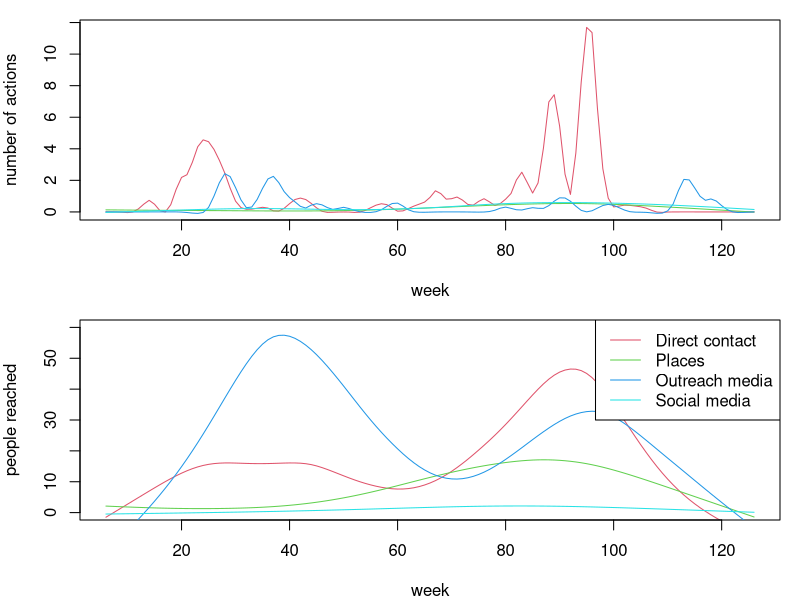
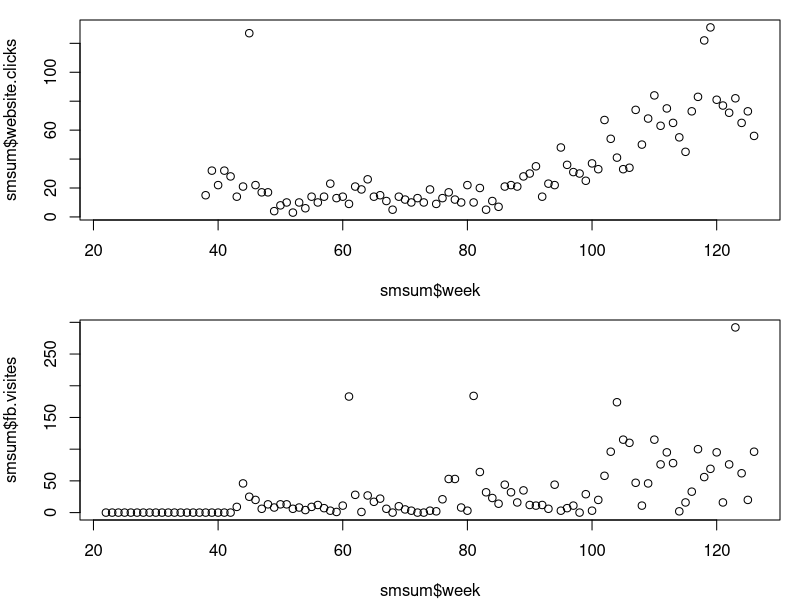
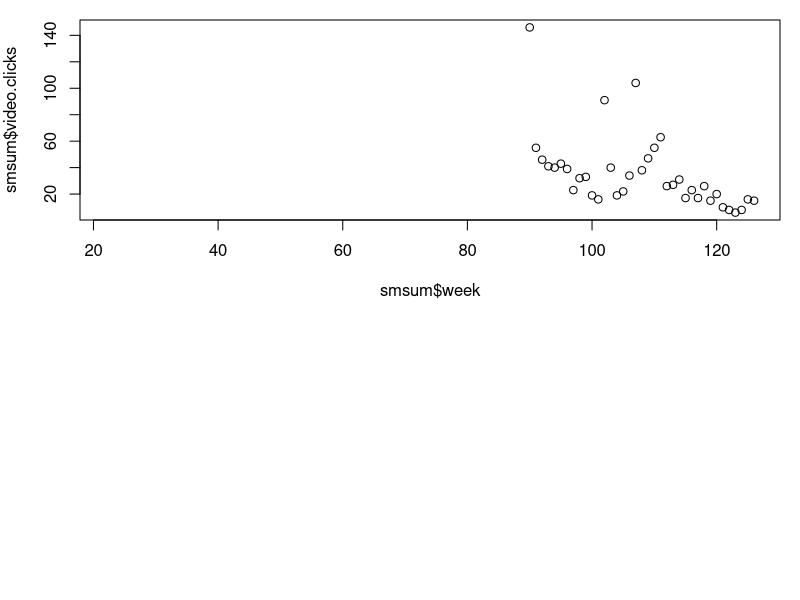
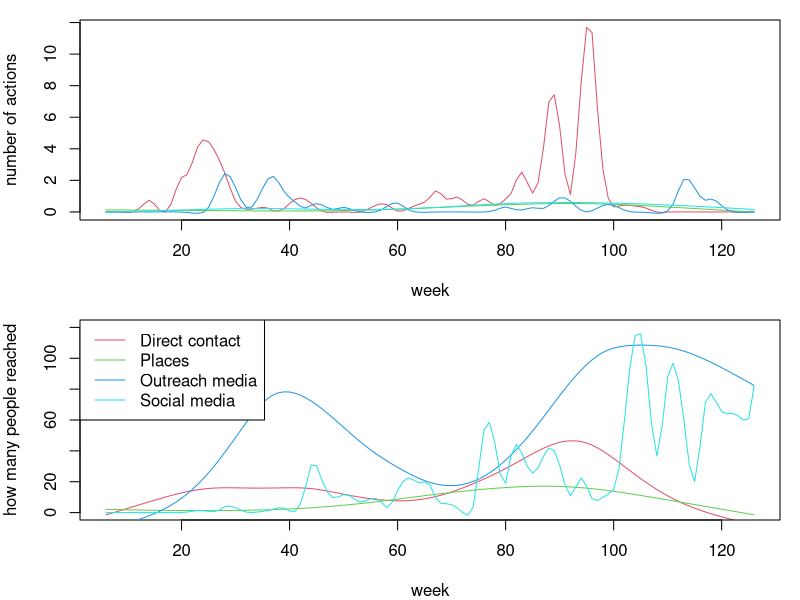
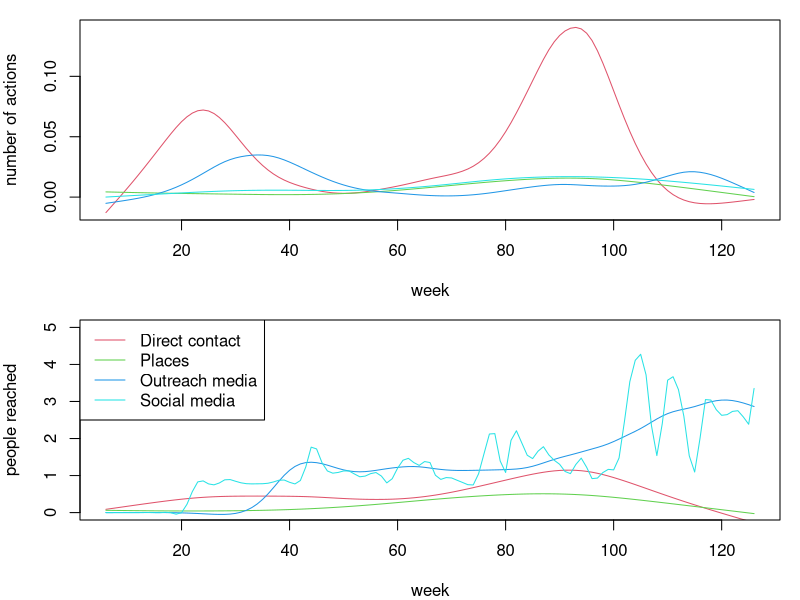
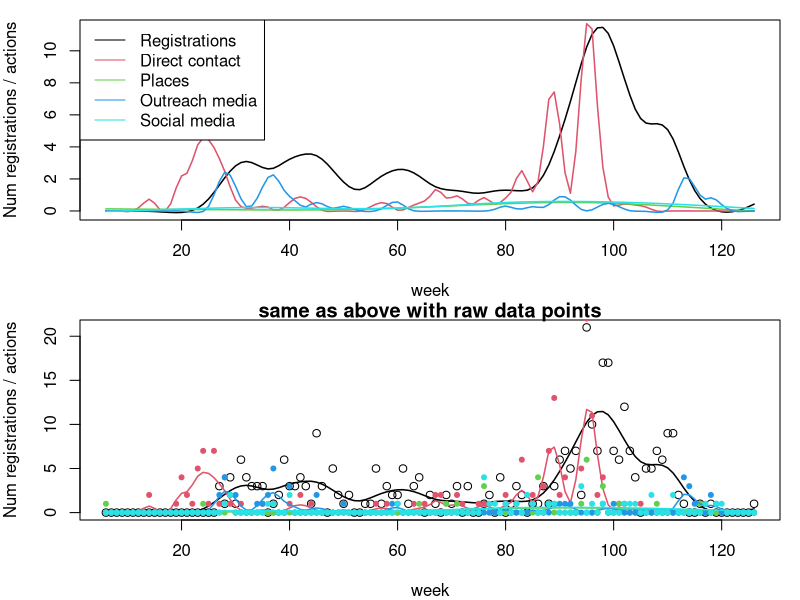

Recreate these plots in R, in order.
library(lubridate)
library(plyr)

## import timeline of actions data
## #####################################
dat <- read.csv("recruitement_actions.csv", head=T, sep=",")
dat$date <- ISOdate(dat$Year, dat$Month, dat$Day)
dat$year <- year(dat$date)
dat$month <- month(dat$date)

dat$action.type <- unlist(lapply(strsplit(dat$Recruit_code, "_"), function(a) a[[1]]))
dat$action.sub.type <- unlist(lapply(strsplit(dat$Recruit_code, "_"), function(a) a[[2]]))

## number of people reached with actions
aggregate(dat$People_reached, list(dat$action.type), sum, na.rm=T)

## remove actions that targeted scientists
dat <- subset(dat, Target_public!="scientists")

## ## remove website and FB actions and replace by website statistics
dat$People_reached[grep("book", dat$Item_title)] <- NA  ## Facebook
dat$People_reached[dat$Item_type=="website"] <- NA
dat$People_reached[dat$Item_type=="video"] <- NA
aggregate(dat$People_reached, list(dat$action.type), sum, na.rm=T)

## expand timeline of actions data to all countries at all dates
## ###############################################################
partic <- read.csv("partic_anonym.csv")
partic$date.end <- as.Date(partic$date.end)
partic$date.start <- as.Date(partic$date.start)

country.list <- sort(c(unique(c(partic$country, dat$Target_country)), "Finland", "Sweden", "Greece", "Europe"))
start.date <- as.Date(min(c(partic$date.end, dat$date)))
end.date <- max(as.Date(partic$date.end))
all.dates <- seq(start.date, end.date, by = '1 day')

dat.base <- expand.grid(all.dates, country.list)
names(dat.base) <- c("date", "country")

names(dat)[2] <- "country"

all <- merge(dat.base, dat, by=c("date", "country"), all=T, sort=T)
all$country <- as.character(all$country)
all <- all[order(all$date), ]

all$year <- year(all$date)
all$week <- week(all$date)
all$week[all$year==2023] <- all$week[all$year==2023]+52
all$week[all$year==2024] <- all$week[all$year==2024]+104

## summarize data by week for all countries together
## ##################################################
datsum.all <- ddply(all, .(week), summarize,
                    ## social media
                    num.SM=sum(action.type=="SM", na.rm=T),
                    pr.SM=sum(People_reached[action.type=="SM"], na.rm=T),
                    ## outreach (mainly magazine article)
                    num.OR=sum(action.type=="OR", na.rm=T),
                    pr.OR=sum(People_reached[action.type=="OR"], na.rm=T),
                    ## direct contact
                    num.DC=sum(action.type=="DC", na.rm=T),
                    pr.DC=sum(People_reached[action.type=="DC"], na.rm=T),
                    ## place to go to
                    num.PL=sum(na.omit(action.type=="PL")),
                    pr.PL=sum(People_reached[action.type=="PL"], na.rm=T))

## check the data
par(mfrow=c(2,1), mar=c(4,4,1,1))
plot(smooth.spline(datsum.all$week, datsum.all$num.DC), col=2, type="l", ylab="number of actions", xlab="week")
lines(smooth.spline(datsum.all$week, datsum.all$num.PL), col=3)
lines(smooth.spline(datsum.all$week, datsum.all$num.OR), col=4)
lines(smooth.spline(datsum.all$week, datsum.all$num.SM), col=5)

plot(smooth.spline(datsum.all$week, datsum.all$pr.DC), col=2, type="l", ylim=c(0, 60), ylab="people reached", xlab="week")
lines(smooth.spline(datsum.all$week, datsum.all$pr.PL), col=3)
lines(smooth.spline(datsum.all$week, datsum.all$pr.OR), col=4)
lines(smooth.spline(datsum.all$week, datsum.all$pr.SM), col=5)
legend("topright", legend=c("Direct contact", "Places", "Outreach media", "Social media"), col=2:5, lty=1)

## import and merge social media statistics
## #########################################
sm <- read.csv("media_statistics.csv", head=T)

## add FB, Web, Video statistics to other SM and OR People_reached numbers 
sm$year <- year(sm$date)
sm$week <- week(sm$date)
sm$week[sm$year==2023] <- sm$week[sm$year==2023]+52
sm$week[sm$year==2024] <- sm$week[sm$year==2024]+104
smsum <- ddply(sm, .(week), summarize,
            website.clicks=sum(website.clicks),
            video.clicks=sum(video.clicks),
            fb.followers=sum(fb.followers),
            fb.visites=sum(fb.visites))

## sanity ckecks
plot(smsum$week, smsum$website.clicks)
plot(smsum$week, smsum$fb.visites)
plot(smsum$week, smsum$video.clicks)

## spread out outlier values:
## website click >100 = it's us developing the website
outl.web <- order(smsum$website.clicks>100, decreasing=T)[1:sum(smsum$website.clicks>100, na.rm=T)]
smsum$website.clicks[outl.web] <- round((smsum$website.clicks[outl.web-2]+smsum$website.clicks[outl.web+2])/2)
## fb visits more than 150 = it's us checking
outl.fb <- order(smsum$fb.visites>150, decreasing=T)[1:sum(smsum$fb.visites>150, na.rm=T)]
smsum$fb.visites[outl.fb] <- round((smsum$fb.visites[outl.fb-1]+smsum$fb.visites[outl.fb+1])/2)
## video clicks more than 80 = it's us checking
outl.video <- order(smsum$video.clicks>80, decreasing=T)[1:sum(smsum$video.clicks>80, na.rm=T)]
smsum$video.clicks[outl.video] <- round((smsum$video.clicks[outl.video-1]+smsum$video.clicks[outl.video+1])/2)

## merge with summary table including all actions
tmp <- merge(datsum.all, smsum, by=c("week"), all=T)
tmp$pr.SM <- apply(tmp[, c("pr.SM", "fb.followers", "fb.visites")], 1, sum, na.rm=T) 
tmp$pr.OR <- apply(tmp[, c("pr.OR", "website.clicks", "video.clicks")], 1, sum, na.rm=T)
datsum.all <- tmp[, c("week", "num.SM", "pr.SM", "num.OR", "pr.OR", "num.DC", "pr.DC", "num.PL", "pr.PL")]

## check the data
par(mfrow=c(2,1), mar=c(4,4,1,1))
plot(smooth.spline(datsum.all$week, datsum.all$num.DC), col=2, type="l", ylab="number of actions", xlab="week")
lines(smooth.spline(datsum.all$week, datsum.all$num.PL), col=3)
lines(smooth.spline(datsum.all$week, datsum.all$num.OR), col=4)
lines(smooth.spline(datsum.all$week, datsum.all$num.SM), col=5)

plot(smooth.spline(datsum.all$week, datsum.all$pr.DC), col=2, type="l", ylim=c(0, 120), ylab="how many people reached", xlab="week")
lines(smooth.spline(datsum.all$week, datsum.all$pr.PL), col=3)
lines(smooth.spline(datsum.all$week, datsum.all$pr.OR), col=4)
lines(smooth.spline(datsum.all$week, datsum.all$pr.SM), col=5)
legend("topleft", legend=c("Direct contact", "Places", "Outreach media", "Social media"), col=2:5, lty=1)

## import and merge social media statistics BY COUNTRY
## ######################################################
datsum.country <- ddply(all, .(week, country), summarize,
                    ## social media
                    num.SM=sum(action.type=="SM", na.rm=T),
                    pr.SM=sum(People_reached[action.type=="SM"], na.rm=T),
                    ## outreach (mainly magazine article)
                    num.OR=sum(action.type=="OR", na.rm=T),
                    pr.OR=sum(People_reached[action.type=="OR"], na.rm=T),
                    ## direct contact
                    num.DC=sum(action.type=="DC", na.rm=T),
                    pr.DC=sum(People_reached[action.type=="DC"], na.rm=T),
                    ## place to go to
                    num.PL=sum(na.omit(action.type=="PL")),
                    pr.PL=sum(People_reached[action.type=="PL"], na.rm=T))

sm.w <- read.csv("media_weights.csv", head=T)
sm.w$country[sm.w$country=="Czechia"] <- "Czech Republic"
sm.w$country[sm.w$country=="Luxembourg"] <- "Luxemburg"
sm.w[,-1] <- apply(sm.w[,-1], 2, function(a) a/(sum(a)))
## create one variable for FB because there is only 1 weight
smsum$fb.clicks <- smsum$fb.visites + smsum$fb.followers
## create base with all combinations of countries and weeks
sm.base <- expand.grid(sm.w$country, smsum$week)
names(sm.base) <- c("country", "week")
sm.base <- merge(sm.base, smsum, by=c("week"), all=T)
sm.base <- merge(sm.base, sm.w, by=c("country"), all=T)
## correct clicks by weight of the country
sm.base$website.clicks <- sm.base$website.clicks * sm.base$website.weights
sm.base$fb.clicks <- sm.base$fb.clicks * sm.base$fb.weights
## select out only the two corrected variables of interest
sm.base <- sm.base[, c("week", "country", "fb.clicks", "website.clicks")]
## combine with all the timeline of actions data
datsum.country <- merge(datsum.country, sm.base, by=c("week", "country"), all=T)
datsum.country$pr.SM <- apply(cbind(datsum.country$pr.SM, datsum.country$fb.clicks), 1, sum, rm.list=T)
datsum.country$pr.OR <- apply(cbind(datsum.country$pr.OR, datsum.country$website.clicks), 1, sum, rm.list=T)
datsum.country <- datsum.country[, 1:10]
## replace NAs with 0s because NA means 0 action and 0 persons reached
datsum.country[is.na(datsum.country)]  <- 0

## check data
par(mfrow=c(2,1), mar=c(4,4,1,1))
plot(smooth.spline(datsum.country$week, datsum.country$num.DC), col=2, type="l", ylab="number of actions", xlab="week")
lines(smooth.spline(datsum.country$week, datsum.country$num.PL), col=3)
lines(smooth.spline(datsum.country$week, datsum.country$num.OR), col=4)
lines(smooth.spline(datsum.country$week, datsum.country$num.SM), col=5)

plot(smooth.spline(datsum.country$week, datsum.country$pr.DC), col=2, type="l", ylim=c(0, 5), ylab="people reached", xlab="week")
lines(smooth.spline(datsum.country$week, datsum.country$pr.PL), col=3)
lines(smooth.spline(datsum.country$week, datsum.country$pr.OR), col=4)
lines(smooth.spline(datsum.country$week, datsum.country$pr.SM), col=5)
legend("topleft", legend=c("Direct contact", "Places", "Outreach media", "Social media"), col=2:5, lty=1)

## import and merge registration form data
## #########################################
partic$date <- partic$date.end
partic$month <- month(partic$date)
partic$year <- year(partic$date)
partic$week <- week(partic$date)
partic$week[partic$year==2023] <- partic$week[partic$year==2023]+52
partic$week[partic$year==2024] <- partic$week[partic$year==2024]+104
## remove species
partic <- partic[, -grep("sp.", names(partic))]
## remove when no country info is given
partic <- subset(partic, !is.na(partic$country))


## calculate
## number of completed registrations per country
## number of any started registrations per country
partsum.country <- ddply(partic, .(week, country), summarize,
                         numreg.ok=sum(complete==1),
                         numreg.all=length(complete))
partsum.all <- ddply(partic, .(week), summarize,
                     numreg.ok=sum(complete==1),
                     numreg.all=length(complete))

## combine timeline of action and registration data
## #################################################
dat <- merge(datsum.all, partsum.all, by=c("week"), all=T)
dat$numreg.ok[is.na(dat$numreg.ok)] <- 0
dat$numreg.all[is.na(dat$numreg.all)] <- 0
# adding a date column
dat$date <- dat$week
date1 <- as.Date(paste(2022, dat$week[1:47], 1, sep="-"), "%Y-%U-%u")
date2 <- as.Date(paste(2023, dat$week[48:(47+52)]-52, 1, sep="-"), "%Y-%U-%u")
date3 <- as.Date(paste(2024, dat$week[100:121]-104, 1, sep="-"), "%Y-%U-%u")
dat$date <- c(date1, date2, date3)

dat.country <- merge(datsum.country, partsum.country, by=c("week", "country"), all=T)
dat.country$numreg.ok[is.na(dat.country$numreg.ok)] <- 0
dat.country$numreg.all[is.na(dat.country$numreg.all)] <- 0

country.region <- read.csv("country_region.csv", h=T, sep=";")
dat.region.merge <- merge(dat.country, country.region, by="country", all.x=T)
dat.region <- ddply(dat.region.merge, .(week, region), summarise, num.SM=sum(num.SM), pr.SM=sum(pr.SM),
                                                   num.OR=sum(num.OR), pr.OR=sum(pr.OR),
                                                   num.DC=sum(num.DC), pr.DC=sum(pr.DC),
                                                   num.PL=sum(num.PL), pr.PL=sum(pr.PL),
                                                   numreg.ok=sum(numreg.ok), numreg.all=sum(numreg.all))
dat.region$region[is.na(dat.region$region)] = "Europe"

## sanity checks
## #################
par(mfcol=c(2,1))

plot(smooth.spline(dat$numreg.ok~dat$week), lwd=1.5, type="l", xlab="week", ylab="Num registrations / actions")
lines(smooth.spline(dat$week, dat$num.DC), col=2, lwd=1.5)
lines(smooth.spline(dat$week, dat$num.PL), col=3, lwd=1.5)
lines(smooth.spline(dat$week, dat$num.OR), col=4, lwd=1.5)
lines(smooth.spline(dat$week, dat$num.SM), col=5, lwd=1.5)
legend("topleft", legend=c("Registrations", "Direct contact", "Places", "Outreach media", "Social media"), col=1:5, lty=1)

plot(dat$numreg.ok~dat$week, main="same as above with raw data points", xlab="week", ylab="Num registrations / actions")
lines(smooth.spline(dat$numreg.ok~dat$week), lwd=1.5)
lines(smooth.spline(dat$week, dat$num.DC), col=2, lwd=1.5)
points(dat$week, dat$num.DC, col=2, pch=20)
lines(smooth.spline(dat$week, dat$num.PL), col=3, lwd=1.5)
points(dat$week, dat$num.PL, col=3, pch=20)
lines(smooth.spline(dat$week, dat$num.OR), col=4, lwd=1.5)
points(dat$week, dat$num.OR, col=4, pch=20)
lines(smooth.spline(dat$week, dat$num.SM), col=5, lwd=1.5)
points(dat$week, dat$num.SM, col=5, pch=20)


## save data
save(dat, file="dat.RData")
save(dat.country, file="dat.country.RData")
save(dat.region, file="dat.region.RData")







